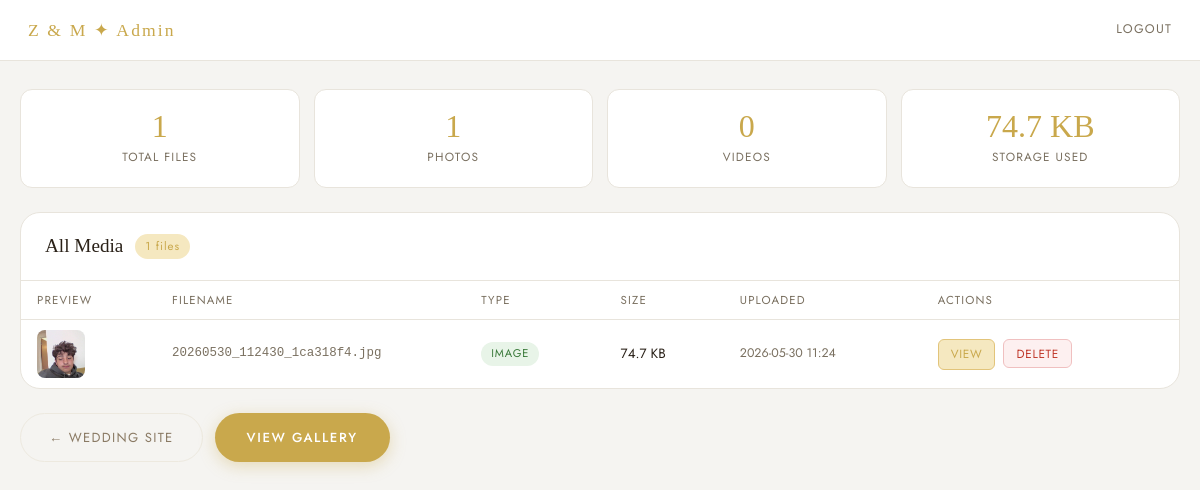
Page /admin (signed in) on the committed database.
### tables this page shows
CREATE TABLE media (
                id          INTEGER PRIMARY KEY AUTOINCREMENT,
                filename    TEXT NOT NULL,
                filepath    TEXT NOT NULL,
                media_type  TEXT NOT NULL,
                upload_time TEXT NOT NULL,
                file_size   INTEGER NOT NULL,
                mime_type   TEXT,
                width       INTEGER,
                height      INTEGER
            , device_id TEXT);

### app.py (the view)
@app.route('/admin')
def admin():
    if not session.get('admin_auth'):
        return render_template('admin_login.html', error=None)
    with get_db() as db:
        rows   = db.execute('SELECT * FROM media ORDER BY id DESC').fetchall()
        total  = db.execute('SELECT COUNT(*) FROM media').fetchone()[0]
        imgs   = db.execute("SELECT COUNT(*) FROM media WHERE media_type='image'").fetchone()[0]
        vids   = db.execute("SELECT COUNT(*) FROM media WHERE media_type='video'").fetchone()[0]
        size_b = db.execute('SELECT SUM(file_size) FROM media').fetchone()[0] or 0
    media = [dict(r) for r in rows]
    for m in media:
        m['file_size'] = human_size(m['file_size'])
    stats = {'total': total, 'images': imgs, 'videos': vids, 'storage': human_size(size_b)}
    return render_template('admin.html', media=media, stats=stats)

### app.py (called while the page is built)
def get_db():
    conn = sqlite3.connect(DB_PATH)
    conn.row_factory = sqlite3.Row
    return conn

def human_size(n):
    for unit in ('B', 'KB', 'MB', 'GB'):
        if n < 1024:
            return f'{n:.1f} {unit}'
        n /= 1024
    return f'{n:.1f} TB'

### templates/admin.html (shortened to what this page needs)
<!DOCTYPE html>
<html lang="en">
<head>
  <link rel="stylesheet" href="/static/css/main.css"/>
  <link rel="stylesheet" href="/static/css/admin.css"/>
</head>
<body class="admin-body">
<div class="admin-header">
  <div class="admin-logo">Z & M ✦ Admin</div>
  <a href="/admin/logout" class="admin-logout">Logout</a>
</div>
<div class="admin-container">
  <div class="stat-grid">
    <div class="stat-card">
      <div class="stat-num">{{ stats.total }}</div>
      <div class="stat-label">Total Files</div>
    </div>
    <div class="stat-card">
      <div class="stat-num">{{ stats.images }}</div>
      <div class="stat-label">Photos</div>
    </div>
    <div class="stat-card">
      <div class="stat-num">{{ stats.videos }}</div>
      <div class="stat-label">Videos</div>
    </div>
    <div class="stat-card">
      <div class="stat-num">{{ stats.storage }}</div>
      <div class="stat-label">Storage Used</div>
    </div>
  </div>
  <div class="admin-card">
    <div class="admin-card-header">
      <h2>All Media</h2>
      <span class="badge">{{ stats.total }} files</span>
    </div>
    {% if media %}
    <div class="admin-table-wrap">
      <table class="admin-table">
        <thead>
          <tr>
            <th>Preview</th>
            <th>Filename</th>
            <th>Type</th>
            <th>Size</th>
            <th>Uploaded</th>
            <th>Actions</th>
          </tr>
        </thead>
        <tbody>
          {% for m in media %}
          <tr>
            <td class="preview-cell">
              {% if m.media_type == 'image' %}
              <img src="/static/uploads/{{ m.filename }}" class="thumb" loading="lazy"/>
              {% else %}
              <div class="video-thumb">🎥</div>
              {% endif %}
            </td>
            <td class="filename-cell">{{ m.filename }}</td>
            <td><span class="type-badge {{ m.media_type }}">{{ m.media_type }}</span></td>
            <td>{{ m.file_size }}</td>
            <td class="time-cell">{{ m.upload_time[:16].replace('T',' ') }}</td>
            <td>
              <div class="action-btns">
                <a href="/static/uploads/{{ m.filename }}" target="_blank" class="action-btn view">View</a>
                <form method="POST" action="/admin/delete/{{ m.id }}" onsubmit="return confirm('Delete this file?')">
                  <button type="submit" class="action-btn delete">Delete</button>
                </form>
              </div>
            </td>
          </tr>
          {% endfor %}
        </tbody>
      </table>
    </div>
    {% else %}
    <div class="admin-empty">No media uploaded yet.</div>
    {% endif %}
  </div>
  <div class="admin-footer">
    <a href="/" class="btn-outline">← Wedding Site</a>
    <a href="/gallery" class="btn-gold">View Gallery</a>
  </div>
</div>
</body>
</html>

### static/css/main.css (style rules this page uses)
:root { --gold: #c9a84c; --gold-light: #e2c47a; --gold-pale: #f5e8c0; --cream: #faf8f3; --cream-dark: #ede9df; --cream-mid: #f0ebe0; --ivory: #fcfaf6; --champagne: #f7f0e3; --text: #2a2118; --text-muted: #8a7a64; --text-light: #b5a48a; --shadow: rgba(42,33,24,.08); --shadow-md: rgba(42,33,24,.14); --font-serif: 'Cormorant Garamond', Georgia, serif; --font-body: 'Jost', system-ui, sans-serif; --radius: 12px; --radius-lg: 20px; --transition: .25s cubic-bezier(.4,0,.2,1); }
*, *::before, *::after { box-sizing: border-box; margin: 0; padding: 0; }
html { scroll-behavior: smooth; -webkit-text-size-adjust: 100%; }
body { font-family: var(--font-body); background: var(--cream); color: var(--text); min-height: 100dvh; line-height: 1.6; -webkit-font-smoothing: antialiased; }
a { color: inherit; text-decoration: none; }
button { cursor: pointer; font-family: var(--font-body); }
img, video { max-width: 100%; display: block; }
.btn-gold { display: inline-flex; align-items: center; justify-content: center; background: var(--gold); color: #fff; border: none; border-radius: 50px; padding: 14px 32px; font-family: var(--font-body); font-size: .82rem; font-weight: 500; letter-spacing: .12em; text-transform: uppercase; transition: all var(--transition); box-shadow: 0 4px 16px rgba(201,168,76,.35); cursor: pointer; text-decoration: none; }
.btn-outline { display: inline-flex; align-items: center; justify-content: center; background: transparent; color: var(--text-muted); border: 1px solid var(--cream-dark); border-radius: 50px; padding: 13px 28px; font-family: var(--font-body); font-size: .82rem; letter-spacing: .1em; text-transform: uppercase; transition: all var(--transition); cursor: pointer; text-decoration: none; }

### rows in the picture
media: filename (picture), filename "20260530_112430_1ca318f4.jpg", media_type "IMAGE", file_size "74.7 KB", upload_time "2026-05-30 11:24"

### other values in the picture
{{ stats.total }} "1"
{{ stats.images }} "1"
{{ stats.videos }} "0"
{{ stats.storage }} "74.7 KB"
